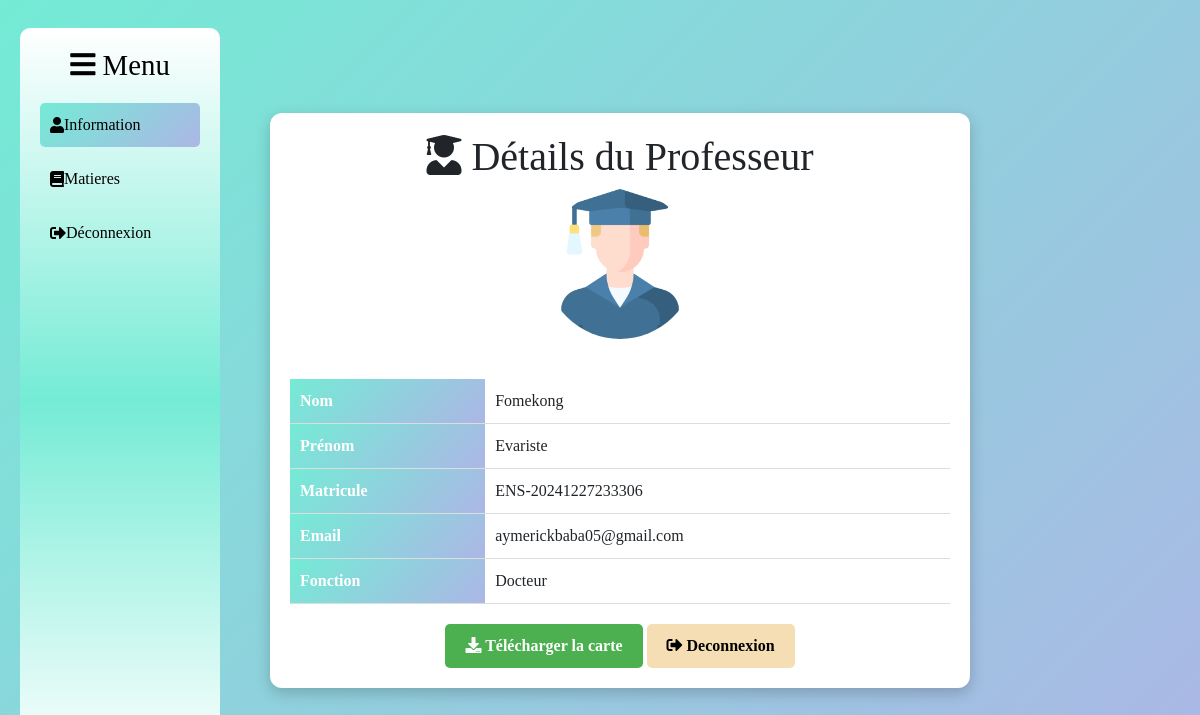
The page /infoProf.php?matricule=ENS-20241227233306 on the database its author committed.
### tables this page shows
CREATE TABLE IF NOT EXISTS `enseignants` (
  `id` int NOT NULL AUTO_INCREMENT,
  `matricule` varchar(20) NOT NULL,
  `nom` varchar(50) NOT NULL,
  `prenom` varchar(50) NOT NULL,
  `photo` varchar(255) DEFAULT NULL,
  `email` varchar(100) NOT NULL,
  `fonction` varchar(50) DEFAULT NULL,
  `date_enregistrement` datetime DEFAULT CURRENT_TIMESTAMP,
  PRIMARY KEY (`id`),
  UNIQUE KEY `matricule` (`matricule`)
);

### Class/Enseignant.php (called while the page is built, shortened)
<?php
class Enseignant
{
    private $conn;
    private $table = "enseignants";
    public function __construct($db)
    {
        $this->conn = $db;
    }
    public function obtenirEtudiantParMatricule($matricule)
    {
        $query = "SELECT * FROM " . $this->table . " WHERE matricule = ?";
        $stmt = $this->conn->prepare($query);
        $stmt->bind_param("s", $matricule);
        $stmt->execute();
        $result = $stmt->get_result();
        if ($result->num_rows > 0) {
            return $result->fetch_assoc();
        }
        return null;
    }
}

### infoProf.php (the view, shortened to what this page needs)
<?php
require_once 'Class/Enseignant.php';
$database = new Database();
$db = $database->getConnection();
$enseignantObj = new Enseignant($db);
$matricule = strval($_GET['matricule']);
$enseignant = $enseignantObj->obtenirEtudiantParMatricule($matricule);
?>
<!DOCTYPE html>
<html lang="en">
<head>
    <link rel="stylesheet" href="https://stackpath.bootstrapcdn.com/bootstrap/4.5.2/css/bootstrap.min.css">
    <link rel="stylesheet" href="https://cdnjs.cloudflare.com/ajax/libs/font-awesome/5.15.3/css/all.min.css">
</head>
<body>
    <div class="sidebar">
        <h2><i class="fas fa-bars"></i> Menu</h2>
        <a class="etu" href="infoProf.php?matricule=<?= $enseignant['matricule']; ?>"><i class="fas fa-user"></i> Information</a>
        <a href="MatiereProf.php?matricule=<?= $enseignant['matricule']; ?>"><i class="fas fa-book"></i> Matieres</a>
        <a href="logout.php"><i class="fas fa-sign-out-alt"></i> Déconnexion</a>
    </div>
    <div class="container">
        <h1><i class="fas fa-user-graduate"></i> Détails du Professeur</h1>
        <img src="<?php echo htmlspecialchars($enseignant['photo']); ?>" alt="Photo de l'étudiant" class="student-photo">
        <table>
            <tr>
                <th>Nom</th>
                <td><?php echo htmlspecialchars($enseignant['nom']); ?></td>
            </tr>
            <tr>
                <th>Prénom</th>
                <td><?php echo htmlspecialchars($enseignant['prenom']); ?></td>
            </tr>
            <tr>
                <th>Matricule</th>
                <td><?php echo htmlspecialchars($enseignant['matricule']); ?></td>
            </tr>
            <tr>
                <th>Email</th>
                <td><?php echo htmlspecialchars($enseignant['email']); ?></td>
            </tr>
            <tr>
                <th>Fonction</th>
                <td><?php echo htmlspecialchars($enseignant['fonction']); ?></td>
            </tr>
        </table>
        <a href="?matricule=<?= $enseignant['matricule']; ?>&action=download_pdf" class="pdf-link"><i class="fas fa-download"></i> Télécharger la carte</a>
        <a href="index.php" class="back-link"><i class="fas fa-sign-out-alt"></i> Deconnexion</a>
    </div>
</body>
</html>

### infoProf.php (style rules this page uses)
body { font-family: 'Times New Roman', sans-serif; background: linear-gradient(135deg, #74ebd5, #ACB6E5); margin: 0; padding: 20px; display: flex; align-items: center; min-height: 100vh; }
.sidebar { background: linear-gradient(#fff, #74ebd5, #fff); color: black; height: 93vh; position: fixed; width: 200px; padding: 20px; border-radius: 10px; }
.sidebar h2 { margin: 0 0 20px 0; font-size: 1.8em; text-align: center; }
.sidebar a { text-decoration: none; color: black; display: flex; align-items: center; margin: 10px 0; padding: 10px; border-radius: 5px; transition: background-color 0.3s ease, transform 0.3s ease; }
.sidebar .etu { background: linear-gradient(135deg, #74ebd5, #ACB6E5); }
.container { max-width: 700px; background: #ffffff; padding: 20px; border-radius: 12px; box-shadow: 0px 5px 15px rgba(0, 0, 0, 0.2); text-align: center; margin-left: 250px; }
.student-photo { width: 150px; height: 150px; border-radius: 50%; object-fit: cover; margin: 0 auto 20px; }
table { width: 100%; margin-top: 20px; border-collapse: collapse; }
th, td { padding: 10px; border-bottom: 1px solid #ddd; text-align: left; }
th { background: linear-gradient(135deg, #74ebd5, #ACB6E5); color: white; }
.back-link, .pdf-link { display: inline-block; margin-top: 20px; text-decoration: none; padding: 10px 20px; font-weight: bold; border-radius: 5px; transition: background 0.3s; }
.back-link { background-color: wheat; color: black; border: 2px; }
.pdf-link { background-color: #4caf50; color: white; }

### rows shown on the page
enseignants: photo (picture), nom "Fomekong", prenom "Evariste", matricule "ENS-20241227233306", email "aymerickbaba05@gmail.com", fonction "Docteur"
